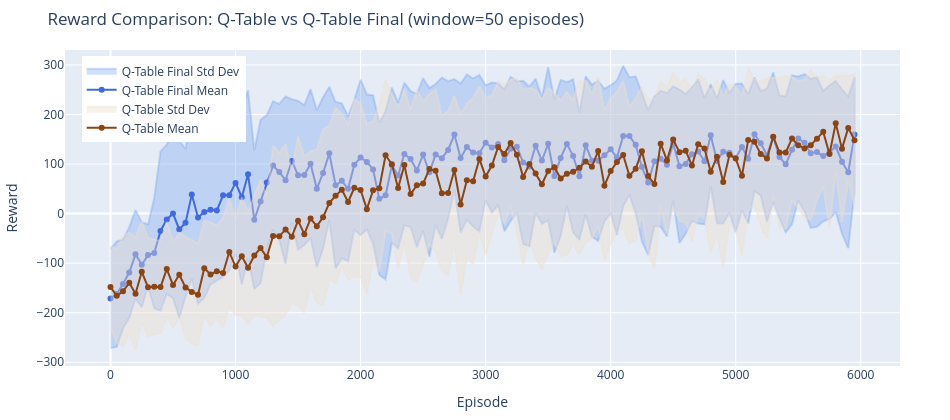

Here is the notebook cell this chart was saved with:
### Code cell
fig = go.Figure()

fig.add_trace(go.Scatter(
    x=np.concatenate([x, x[::-1]]),
    y=np.concatenate([means_f + stds_f, (means_f - stds_f)[::-1]]),
    fill='toself',
    fillcolor="rgba(100, 149, 237, 0.3)",
    line=dict(color='rgba(100, 149, 237, 0.3)'),
    hoverinfo="skip",
    showlegend=True,
    name="Q-Table Final Std Dev"
))

fig.add_trace(go.Scatter(
    x=x,
    y=means_f,
    mode="lines+markers",
    name="Q-Table Final Mean",
    line=dict(color="royalblue")
))

fig.add_trace(go.Scatter(
    x=np.concatenate([x, x[::-1]]),
    y=np.concatenate([means + stds, (means - stds)[::-1]]),
    fill='toself',
    fillcolor="rgba(238, 223, 204, 0.4)",  # beige
    line=dict(color='rgba(238, 223, 204, 0.4)'),
    hoverinfo="skip",
    showlegend=True,
    name="Q-Table Std Dev"
))

fig.add_trace(go.Scatter(
    x=x,
    y=means,
    mode="lines+markers",
    name="Q-Table Mean",
    line=dict(color="saddlebrown")
))

fig.update_layout(
    title=f"Reward Comparison: Q-Table vs Q-Table Final (window={window} episodes)",
    xaxis_title="Episode",
    yaxis_title="Reward",
    width=950,
    height=420,
    margin=dict(l=50, r=50, t=50, b=50),
    legend=dict(x=0.02, y=0.98)
)

fig.show()
